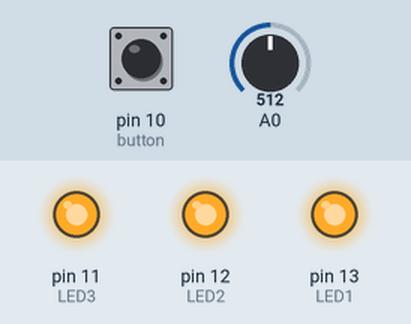
A sketch run on a simulated Arduino Uno, built with avr-gcc and run on an emulated ATmega328P. On the bench: output pins drawn as LEDs (lit = HIGH). Dashed ring = blinking. The test bench sets the inputs (shaded band); at power-on: pin 10 (button) HIGH, A0 = 512.

Above: at 1.2 s.
1.3 s: pin 10 (button) pulled LOW for 0.15 s
At 2.2 s:
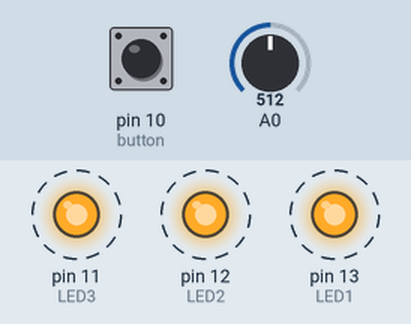
4.4 s: A0 set to 0
5.9 s: A0 set to 20
At 6.37 s:
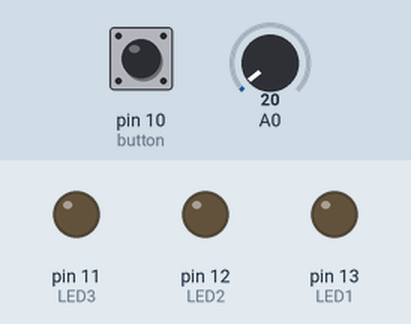
8.9 s: pin 10 (button) pulled LOW for 1 s
11.9 s: pin 10 (button) pulled LOW for 3.2 s
At 12.6 s:
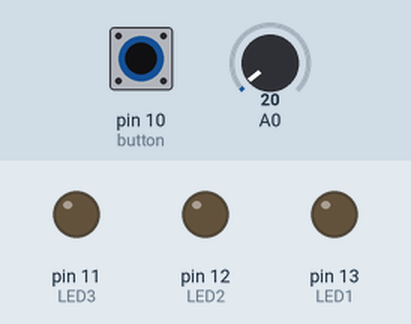
16.6 s: pin 10 (button) pulled LOW for 0.15 s
At 18.33 s:
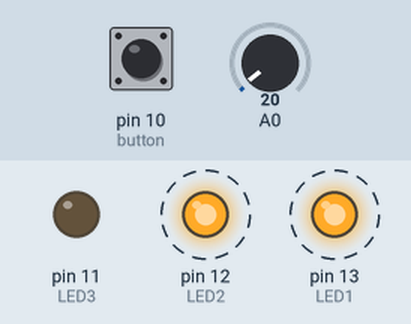
Timing chart, 0 to 20.7 s (numbered marks = the images above; inputs shaded):
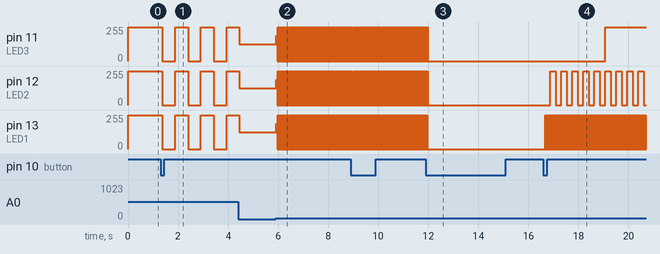

Measured:
- after the input at 1.3 s, pin 11 (LED3), pin 12 (LED2), pin 13 (LED1): alternates 255/255 for 0.51 s and 0/255 for 0.51 s, starting after 0.08 s
- after the input at 5.9 s, pin 11 (LED3), pin 12 (LED2), pin 13 (LED1): 127/255 → 189/255 at once, then repeats every 0.04 s: 0/255 0.02 s, 255/255 0.02 s
- after the input at 11.9 s, pin 11 (LED3), pin 12 (LED2), pin 13 (LED1): goes on until 12.0 s, then stays 0/255
- after the input at 16.6 s, pin 11 (LED3): 0/255 → 255/255 after 2.5 s; pin 12 (LED2): alternates 255/255 for 0.22 s and 0/255 for 0.22 s, starting after 0.28 s; pin 13 (LED1): alternates 255/255 for 0.02 s and 0/255 for 0.02 s, starting after 0.08 s

The sketch:

MP1_BikeLight.ino
```cpp
// Establishes an initial blink interval of 100 milliseconds, and a change interval of 10 milliseconds that prevents bouncing
uint16_t blink_interval = 100;
const uint8_t CHANGE_INTERVAL = 10;

// Stores the time of the last button press
unsigned long lastDebounce = 0;

// Programs the LEDs and the button to be connected to various sources on the Arduino
const uint8_t LED1 = 13;
const uint8_t LED2 = 12;
const uint8_t LED3 = 11;
const uint8_t button = 10;

// Establishes blink_time variables for each blink
uint32_t blink_time = 0;

// Sets the initial mode for the button to be LOW, and sets the lights to the first mode
int buttonMode = LOW;
int blink_style = 0;

// Turns all the LEDs to the LOW state
int ledState = LOW;

// Establishes the initial state of the button to be LOW
int buttonPrevState = LOW;

// Establishes values to be used to track amount of flashes of each light later in the program (for incremental blinking mode)
int green_count = 0;
int yellow_count = 0;
int red_count = 0;

// Sets up a clock for the program
uint32_t time = millis();

// The setup function runs once when you press reset or power the board
void setup()
{
  // Initializes digital LED pins as an output and the button as an input.
  pinMode(LED1, OUTPUT);
  pinMode(LED2, OUTPUT);
  pinMode(LED3, OUTPUT);
  pinMode(button, INPUT);
}

// The loop function runs indefinitely as the program is active
void loop()
{
  // Sets the time to the current time for this loop
  time = millis();
  // Handles button presses/debounce
  CheckButtonState();
  // Sets the blink interval to the value of the potentiometer mapped from 0 to 1023 miliseconds
  blink_interval = analogRead(A0);
  if (blink_style == 0)
  {
    // Turns all the lights on
    all_on();
  }
  if (blink_style == 1)
  {
    // Blinks the lights on and off
    blink_on();
  }
  if (blink_style == 2)
  {
    // Turns some of the lights on alternatingly
    alternating_flashing();
  }
  if (blink_style == 3)
  {
    // Turns all the lights off
    all_off();
  }
  if (blink_style == 4)
  {
    // Turns the lights on in a incrementing pattern
    EIEIO();
  }
}

void all_on()
{
  // Sets all 3 LEDs on
  digitalWrite(LED1, HIGH);
  digitalWrite(LED2, HIGH);
  digitalWrite(LED3, HIGH);
}
void all_off()
{
  // Sets all 3 LEDs off
  digitalWrite(LED1, LOW);
  digitalWrite(LED2, LOW);
  digitalWrite(LED3, LOW);
}

void blink_on()
{
  // Check if we should start blinking the LEDs
  if (time - blink_time >= blink_interval)
  {

    blink_time = time;

    // Toggle the active LED state
    ledState = !ledState;

    // Set the LEDs to the toggled state
    digitalWrite(LED1, !ledState);
    digitalWrite(LED2, !ledState);
    digitalWrite(LED3, !ledState);
  }
}

void alternating_flashing()
{
  // Check if we should start blinking the LEDs
  if (time - blink_time >= blink_interval)
  {
    blink_time = time;

    // Toggle the active LED state
    ledState = !ledState;

    // Set some of the LEDs to the toggled state
    digitalWrite(LED1, !ledState);
    digitalWrite(LED2, ledState);
    digitalWrite(LED3, ledState);
  }
}

void EIEIO()
{
  // Check if we should start blinking the LEDs
  if (time - blink_time >= blink_interval)
  {
    blink_time = time;

    // Toggle the active LED state
    ledState = !ledState;

    // Switch on the green LED and increment the green count
    digitalWrite(LED1, !ledState);
    green_count += 1;

    // If the green count is greater than 10, switch on the yellow LED and reset the green count
    if (green_count > 10)
    {
      yellow_count++;
      digitalWrite(LED2, !ledState);
      green_count = 0;
    }

    // Same for the red LED
    if (yellow_count > 10)
    {
      red_count++;
      digitalWrite(LED3, !ledState);
      yellow_count = 0;
    }

    // Once the red count is greater than 10, reset it as there are no LEDs left to blink
    if (red_count > 10)
    {
      red_count = 0;
    }
  }
}

void CheckButtonState()
{
  // Check if its appropriate to test the button state
  if ((time - lastDebounce) >= CHANGE_INTERVAL)
  {
    // Do debounce
    if (debounce())
    {
      // if the button is pressed, increment the blink style
      blink_style++;
      // Modulo the blink style back into {0,1,2,3,4}
      blink_style = blink_style % 5;
    }
    // Update the last debounce check time
    lastDebounce = millis();
  }
}

uint16_t btnStates = 0;

bool debounce(void)
{
  /* based off of http://www.ganssle.com/debouncing-pt2.htm and https://deepbluembedded.com/arduino-button-debouncing/
  - stores the button press history as a sequence of bits
  - if the sequence matches a rising edge 0000 0000 1111 1111, a valid button press is detected
  */
  btnStates = (btnStates << 1) | (!digitalRead(button));
  return (btnStates == 0x00FF);
}
```
